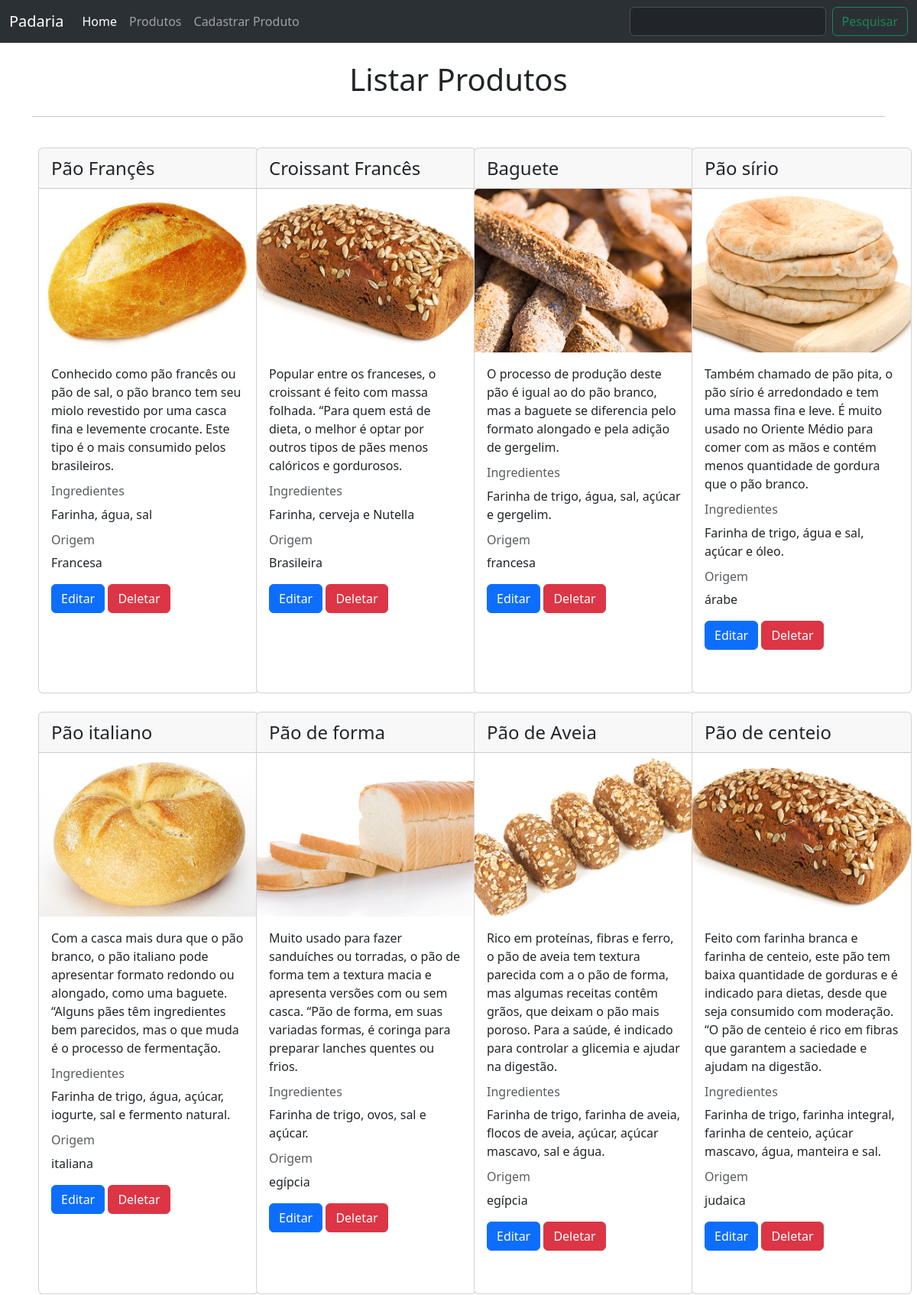
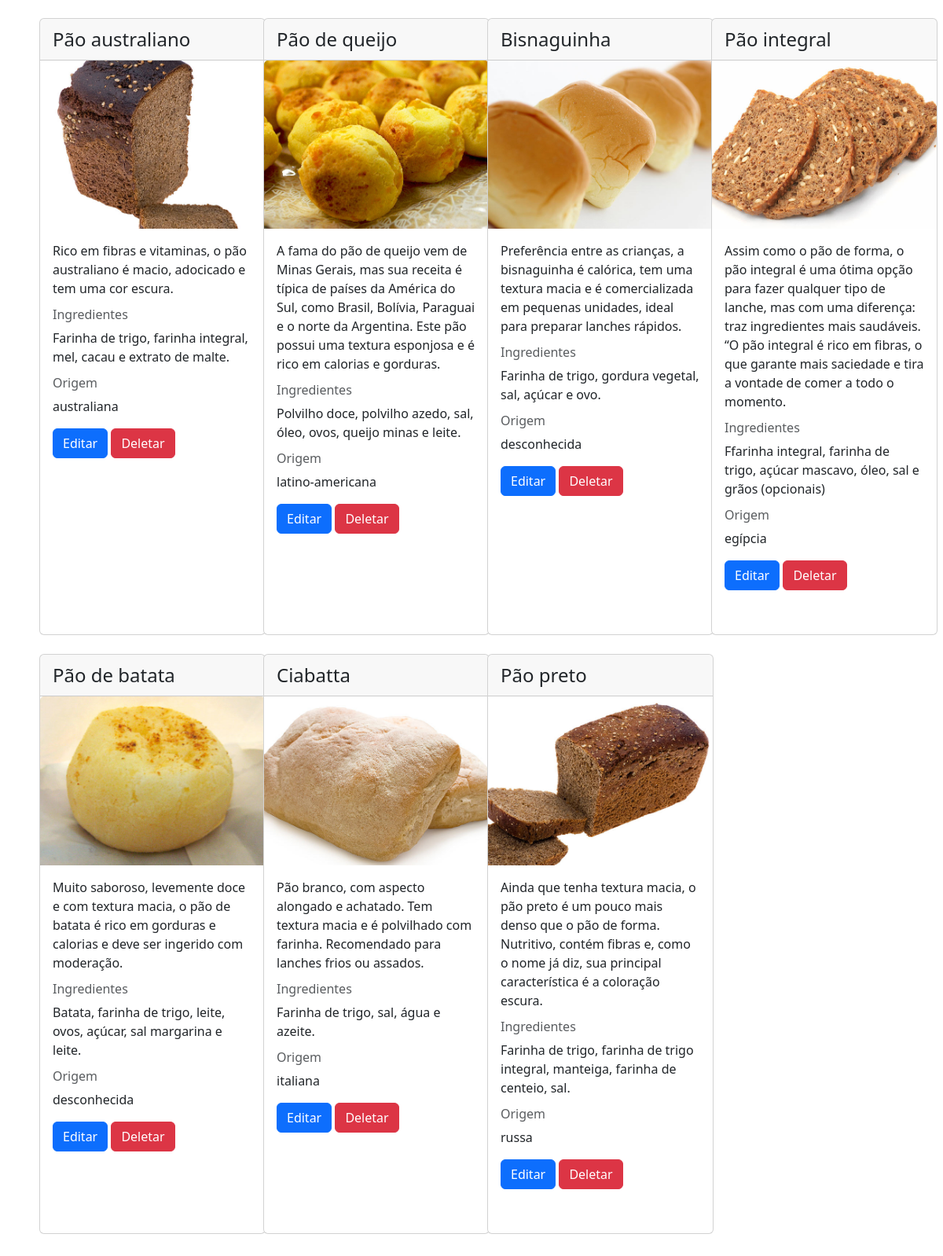
Page /listar_produtos on the committed database (2 pictures, top to bottom).
### app.py (models this page shows, shortened)
class Product(db.Model):
    __tablename__ = 'produto'
    id = db.Column(db.Integer, primary_key=True)
    nome = db.Column(db.String(100), nullable=False)
    descricao = db.Column(db.String(500))
    ingredientes = db.Column(db.String(500))
    origem = db.Column(db.String(100))
    imagem = db.Column(db.String(100))

### app.py (the view)
@app.route("/listar_produtos", methods=["GET", "POST"])
def listar_produtos():
    if request.method == "POST":
        termo = request.form["pesquisa"]
        search_filter = or_(
            Product.nome.ilike(f"%{termo}%"),
            Product.descricao.ilike(f"%{termo}%"),
            Product.ingredientes.ilike(f"%{termo}%")
        )
        resultado = db.session.query(Product).filter(search_filter).all()
        return render_template('produtos.html', produtos=resultado)
    else:
        produtos = db.session.query(Product).all()
        return render_template('produtos.html', produtos=produtos)

### templates/produtos.html
{% extends 'base.html' %}
{% block pesquisa %}
<form class="d-flex"
 role="search"
 action="{{url_for('listar_produtos')}}"
 method="post">
    <input class="form-control me-2" type="search" aria-label="Search" name="pesquisa">
    <button class="btn btn-outline-success" type="submit">Pesquisar</button>
</form>
{% endblock%}
{% block main %}
<div class="container">
  <br />
  <div class="d-flex justify-content-center">
    <h1>Listar Produtos</h1>
  </div>
  <hr />
  <div class="row" >
    {% for produto in produtos %}
    <div class="col-md-3 mt-4">
        <div class="card mb-3 mx-2 h-100" style="width: 18rem;">
            <div class="card-header" style="font-size: x-large;">
                {{produto.nome}}
              </div>
            <img
              src="{{url_for('static', filename='imagens/' + produto.imagem)}}"
              class="card-img-top"
              alt="{{produto.nome}}"
            />
            <div class="card-body">
              <p class="card-text">{{produto.descricao}}</p>
              <h6 class="card-subtitle mb-2 text-body-secondary">Ingredientes</h6>
              <p>{{produto.ingredientes}}</p>
              <h6 class="card-subtitle mb-2 text-body-secondary">Origem</h6>
              <p>{{produto.origem}}</p>
              <a href="{{url_for('editar_produto', id=produto.id)}}" class="btn btn-primary">Editar</a>
              <a href="{{url_for('deletar_produto', id=produto.id)}}" onclick="return confirm('Deseja realmente deletar esse produto?')" class="btn btn-danger">Deletar</a>
            </div>
          </div>
          <br>
    </div>
    {% endfor %}
  </div>
</div>
{% endblock %}

### templates/base.html (shortened to what this page needs)
<!DOCTYPE html>
<html lang="pt-BR">
<head>
    <link href="https://cdn.jsdelivr.net/npm/bootstrap@5.3.1/dist/css/bootstrap.min.css" rel="stylesheet">
</head>
<body>
    <header>
        <nav class="navbar navbar-expand-lg bg-body-tertiary" data-bs-theme="dark">
            <div class="container-fluid">
              <a class="navbar-brand" href="#">Padaria</a>
              <div class="collapse navbar-collapse" id="navbarSupportedContent">
                <ul class="navbar-nav me-auto mb-2 mb-lg-0">
                  <li class="nav-item">
                    <a class="nav-link active" aria-current="page" href="{{url_for('home')}}">Home</a>
                  </li>
                  <li class="nav-item">
                    <a class="nav-link" href="{{url_for('listar_produtos')}}">Produtos</a>
                  </li>
                  <li class="nav-item">
                    <a class="nav-link" href="{{url_for('cadastrar_produto')}}">Cadastrar Produto</a>
                  </li>
                </ul>
                {% block pesquisa %}
                {% endblock %}
              </div>
            </div>
          </nav>
    </header>
    <main>
        {% block main %}
        {% endblock %}
    </main>
</body>
</html>

### rows in the picture
Product: nome "Pão Françês", imagem (picture), descricao "Conhecido como pão francês ou pão de sal, o pão branco tem seu miolo revestido por uma casca fina e levemente crocante. Este tipo é o mais consumido pelos brasileiros.", ingredientes "Farinha, água, sal", origem "Francesa"
Product: nome "Croissant Francês", imagem (picture), descricao "Popular entre os franceses, o croissant é feito com massa folhada. “Para quem está de dieta, o melhor é optar por outros tipos de pães menos calóricos e gordurosos.", ingredientes "Farinha, cerveja e Nutella", origem "Brasileira"
Product: nome "Baguete", imagem (picture), descricao "O processo de produção deste pão é igual ao do pão branco, mas a baguete se diferencia pelo formato alongado e pela adição de gergelim.", ingredientes "Farinha de trigo, água, sal, açúcar e gergelim.", origem "francesa"
Product: nome "Pão sírio", imagem (picture), descricao "Também chamado de pão pita, o pão sírio é arredondado e tem uma massa fina e leve. É muito usado no Oriente Médio para comer com as mãos e contém menos quantidade de gordura que o pão branco.", ingredientes "Farinha de trigo, água e sal, açúcar e óleo.", origem "árabe"
Product: nome "Pão italiano", imagem (picture), descricao "Com a casca mais dura que o pão branco, o pão italiano pode apresentar formato redondo ou alongado, como uma baguete. “Alguns pães têm ingredientes bem parecidos, mas o que muda é o processo de fermentação.", ingredientes "Farinha de trigo, água, açúcar, iogurte, sal e fermento natural.", origem "italiana"
Product: nome "Pão de forma", imagem (picture), descricao "Muito usado para fazer sanduíches ou torradas, o pão de forma tem a textura macia e apresenta versões com ou sem casca. “Pão de forma, em suas variadas formas, é coringa para preparar lanches quentes ou frios.", ingredientes "Farinha de trigo, ovos, sal e açúcar.", origem "egípcia"
Product: nome "Pão de Aveia", imagem (picture), descricao "Rico em proteínas, fibras e ferro, o pão de aveia tem textura parecida com a o pão de forma, mas algumas receitas contêm grãos, que deixam o pão mais poroso. Para a saúde, é indicado para controlar a glicemia e ajudar na digestão.", ingredientes "Farinha de trigo, farinha de aveia, flocos de aveia, açúcar, açúcar mascavo, sal e água.", origem "egípcia"
Product: nome "Pão de centeio", imagem (picture), descricao "Feito com farinha branca e farinha de centeio, este pão tem baixa quantidade de gorduras e é indicado para dietas, desde que seja consumido com moderação. “O pão de centeio é rico em fibras que garantem a saciedade e ajudam na digestão.", ingredientes "Farinha de trigo, farinha integral, farinha de centeio, açúcar mascavo, água, manteira e sal.", origem "judaica"
Product: nome "Pão australiano", imagem (picture), descricao "Rico em fibras e vitaminas, o pão australiano é macio, adocicado e tem uma cor escura.", ingredientes "Farinha de trigo, farinha integral, mel, cacau e extrato de malte.", origem "australiana"
Product: nome "Pão de queijo", imagem (picture), descricao "A fama do pão de queijo vem de Minas Gerais, mas sua receita é típica de países da América do Sul, como Brasil, Bolívia, Paraguai e o norte da Argentina. Este pão possui uma textura esponjosa e é rico em calorias e gorduras.", ingredientes "Polvilho doce, polvilho azedo, sal, óleo, ovos, queijo minas e leite.", origem "latino-americana"
Product: nome "Bisnaguinha", imagem (picture), descricao "Preferência entre as crianças, a bisnaguinha é calórica, tem uma textura macia e é comercializada em pequenas unidades, ideal para preparar lanches rápidos.", ingredientes "Farinha de trigo, gordura vegetal, sal, açúcar e ovo.", origem "desconhecida"
Product: nome "Pão integral", imagem (picture), descricao "Assim como o pão de forma, o pão integral é uma ótima opção para fazer qualquer tipo de lanche, mas com uma diferença: traz ingredientes mais saudáveis. “O pão integral é rico em fibras, o que garante mais saciedade e tira a vontade de comer a todo o momento.", ingredientes "Ffarinha integral, farinha de trigo, açúcar mascavo, óleo, sal e grãos (opcionais)", origem "egípcia"
Product: nome "Pão de batata", imagem (picture), descricao "Muito saboroso, levemente doce e com textura macia, o pão de batata é rico em gorduras e calorias e deve ser ingerido com moderação.", ingredientes "Batata, farinha de trigo, leite, ovos, açúcar, sal margarina e leite.", origem "desconhecida"
Product: nome "Ciabatta", imagem (picture), descricao "Pão branco, com aspecto alongado e achatado. Tem textura macia e é polvilhado com farinha. Recomendado para lanches frios ou assados.", ingredientes "Farinha de trigo, sal, água e azeite.", origem "italiana"
Product: nome "Pão preto", imagem (picture), descricao "Ainda que tenha textura macia, o pão preto é um pouco mais denso que o pão de forma. Nutritivo, contém fibras e, como o nome já diz, sua principal característica é a coloração escura.", ingredientes "Farinha de trigo, farinha de trigo integral, manteiga, farinha de centeio, sal.", origem "russa"
